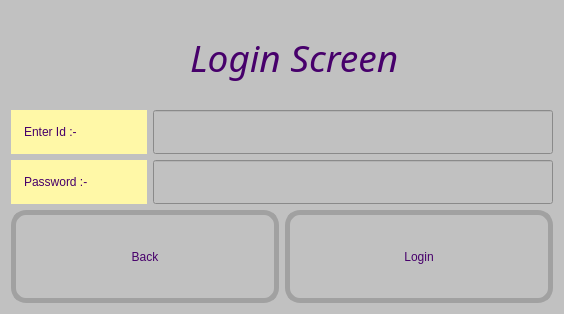
<?xml version="1.0" encoding="UTF-8"?>
<ui version="4.0">
 <class>LoginScreen</class>
 <widget class="QDialog" name="LoginScreen">
  <property name="geometry">
   <rect>
    <x>0</x>
    <y>0</y>
    <width>564</width>
    <height>314</height>
   </rect>
  </property>
  <property name="windowTitle">
   <string>Dialog</string>
  </property>
  <property name="styleSheet">
   <string notr="true">*{
	background-color:  rgb(193, 193, 193);
	color : rgb(71, 0, 107);
	font: 75 18pt &quot;Waree&quot;;
}

QLabel{
	border-radius :  27px;
	background-color : rgb(255, 248, 167);
	padding: 0px;
	margins: 0px;
	padding-left : 10px;
}

QPushButton{
	border: 5px solid #a1a1a1;
	border-radius: 15px;
}

QPushButton#backBtn::hover{
		background-color : red;
		border: 4px solid rgb(255, 71, 120);
}

QPushButton#loginBtn::hover{
		background-color : green;
		border: 4px solid rgb(182, 255, 143);	
}</string>
  </property>
  <layout class="QVBoxLayout" name="verticalLayout_3">
   <item>
    <widget class="QLabel" name="label_3">
     <property name="sizePolicy">
      <sizepolicy hsizetype="Preferred" vsizetype="Expanding">
       <horstretch>0</horstretch>
       <verstretch>0</verstretch>
      </sizepolicy>
     </property>
     <property name="font">
      <font>
       <family>Amiri</family>
       <pointsize>28</pointsize>
       <weight>9</weight>
       <italic>true</italic>
       <bold>false</bold>
      </font>
     </property>
     <property name="styleSheet">
      <string notr="true">*{
	background-color:  rgb(193, 193, 193);
	font: 75 italic 28pt &quot;Amiri&quot;;
	padding-left: 170px;
}</string>
     </property>
     <property name="text">
      <string>Login Screen</string>
     </property>
    </widget>
   </item>
   <item>
    <layout class="QHBoxLayout" name="horizontalLayout">
     <item>
      <layout class="QVBoxLayout" name="verticalLayout">
       <item>
        <widget class="QLabel" name="label">
         <property name="sizePolicy">
          <sizepolicy hsizetype="Preferred" vsizetype="Preferred">
           <horstretch>0</horstretch>
           <verstretch>0</verstretch>
          </sizepolicy>
         </property>
         <property name="maximumSize">
          <size>
           <width>16777215</width>
           <height>16777215</height>
          </size>
         </property>
         <property name="text">
          <string>Enter Id :- </string>
         </property>
        </widget>
       </item>
       <item>
        <widget class="QLabel" name="label_2">
         <property name="text">
          <string>Password :-                 </string>
         </property>
        </widget>
       </item>
      </layout>
     </item>
     <item>
      <layout class="QVBoxLayout" name="verticalLayout_2">
       <item>
        <widget class="QLineEdit" name="idTxt">
         <property name="sizePolicy">
          <sizepolicy hsizetype="Expanding" vsizetype="Expanding">
           <horstretch>0</horstretch>
           <verstretch>0</verstretch>
          </sizepolicy>
         </property>
         <property name="styleSheet">
          <string notr="true">*{
	backgroun-colo:red;
}</string>
         </property>
        </widget>
       </item>
       <item>
        <widget class="QLineEdit" name="pswdTxt">
         <property name="sizePolicy">
          <sizepolicy hsizetype="Expanding" vsizetype="Expanding">
           <horstretch>0</horstretch>
           <verstretch>0</verstretch>
          </sizepolicy>
         </property>
         <property name="inputMask">
          <string comment="*"/>
         </property>
         <property name="echoMode">
          <enum>QLineEdit::Password</enum>
         </property>
        </widget>
       </item>
      </layout>
     </item>
    </layout>
   </item>
   <item>
    <layout class="QGridLayout" name="gridLayout_2">
     <item row="0" column="1">
      <widget class="QPushButton" name="loginBtn">
       <property name="sizePolicy">
        <sizepolicy hsizetype="Expanding" vsizetype="Expanding">
         <horstretch>0</horstretch>
         <verstretch>0</verstretch>
        </sizepolicy>
       </property>
       <property name="text">
        <string>Login</string>
       </property>
      </widget>
     </item>
     <item row="0" column="0">
      <widget class="QPushButton" name="backBtn">
       <property name="sizePolicy">
        <sizepolicy hsizetype="Expanding" vsizetype="Expanding">
         <horstretch>0</horstretch>
         <verstretch>0</verstretch>
        </sizepolicy>
       </property>
       <property name="text">
        <string>Back</string>
       </property>
      </widget>
     </item>
    </layout>
   </item>
  </layout>
 </widget>
 <resources/>
 <connections/>
</ui>
